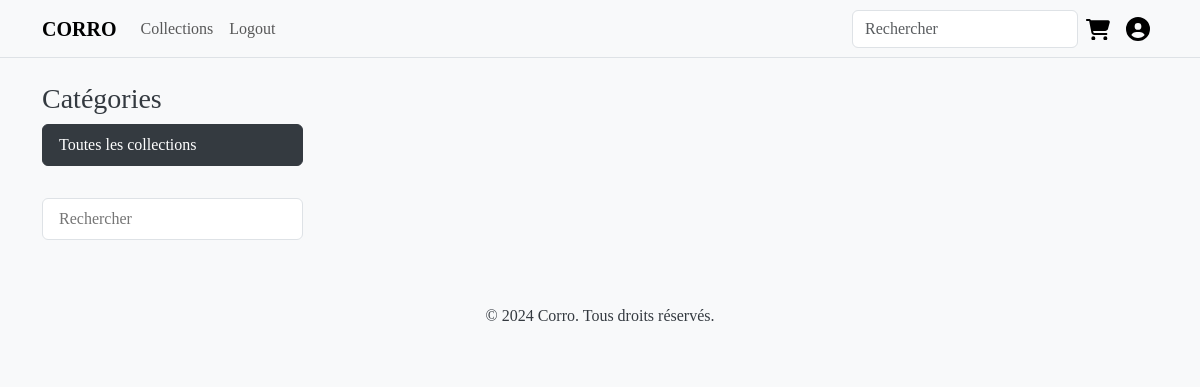
The app's page /products/, older data.
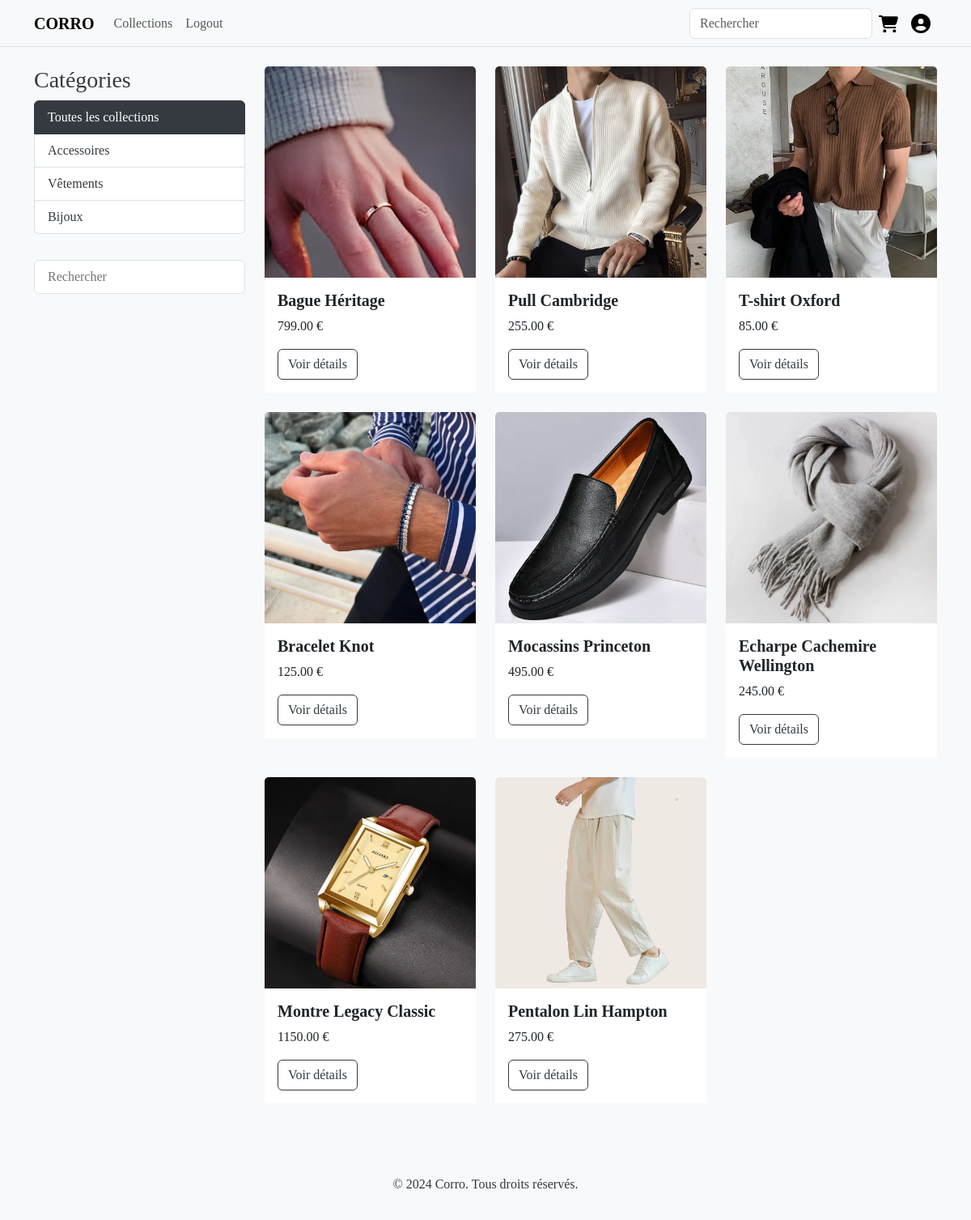
The same page, newer data.
### products/models.py (models this page shows, shortened)
class Category(models.Model):
    name = models.CharField(max_length=100)
    slug = models.SlugField(unique=True)
    class Meta:
        verbose_name_plural = 'categories'
    def get_absolute_url(self):
        return reverse('product_list_by_category', args=[self.slug])

class Product(models.Model):
    category = models.ForeignKey(Category, on_delete=models.CASCADE)
    name = models.CharField(max_length=200)
    slug = models.SlugField(unique=True)
    description = models.TextField()
    price = models.DecimalField(max_digits=10, decimal_places=2)
    image = models.ImageField(upload_to='products/')
    stock = models.IntegerField()
    available = models.BooleanField(default=True)
    created = models.DateTimeField(auto_now_add=True)
    updated = models.DateTimeField(auto_now=True)
    def get_absolute_url(self):
        return reverse('product_detail', args=[self.slug])

### products/views.py (the view)
# urls.py: path('products/', views.product_list, name='product_list'),
def product_list(request, category_slug=None):
    category = None
    categories = Category.objects.all()
    products = Product.objects.filter(available=True)
    if category_slug:
        category = get_object_or_404(Category, slug=category_slug)
        products = products.filter(category=category)
    if request.method == "GET":
        research = request.GET.get('research')
        if research is not None:
            products = products.filter(name__icontains=research)
    return render(request, 'products/product_list.html', {
        'category': category,
        'categories': categories,
        'products': products
    })

### templates/products/product_list.html (shortened to what this page needs)
{% extends 'base.html' %}
{% block content %}
<div class="row">
    <div class="col-md-3">
        <h3>Catégories</h3>
        <ul class="list-group">
            <li class="list-group-item {% if not category %}active{% endif %}">
                <a href="{% url 'product_list' %}" class="text-decoration-none {% if not category %}text-white{% endif %}">
                    Toutes les collections
                </a>
            </li>
            {% for c in categories %}
            <li class="list-group-item {% if category.slug == c.slug %}active{% endif %}">
                <a href="{{ c.get_absolute_url }}" class="text-decoration-none {% if category.slug == c.slug %}text-white{% endif %}">
                    {{ c.name }}
                </a>
            </li>
            {% endfor %}
        </ul>
        <form class="list-group" action="{% url 'product_list' %}" method="get" style="margin-top: 2rem;">
            <input class="list-group-item" type="search" name="research" id="research" placeholder="Rechercher">
        </form>
    </div>
    <div class="col-md-9">
        <div class="row">
            {% for product in products %}
            <div class="col-md-4 mb-4">
                <div class="card">
                    <img src="{{ product.image.url }}" class="card-img-top" alt="{{ product.name }}">
                    <div class="card-body">
                        <h5 class="card-title">{{ product.name }}</h5>
                        <p class="card-text">{{ product.price }} €</p>
                        <a href="{{ product.get_absolute_url }}" class="btn btn-primary">Voir détails</a>
                    </div>
                </div>
            </div>
            {% endfor %}
        </div>
    </div>
</div>
{% endblock %}

Row changes from the older to the newer data that the page shows:
added Category: name "Accessoires"
added Category: name "Vêtements"
added Category: name "Bijoux"
added Product: image (picture), name "Bague Héritage", price "799.00"
added Product: image (picture), name "Pull Cambridge", price "255.00"
added Product: image (picture), name "T-shirt Oxford", price "85.00"
added Product: image (picture), name "Bracelet Knot", price "125.00"
added Product: image (picture), name "Mocassins Princeton", price "495.00"
added Product: image (picture), name "Echarpe Cachemire Wellington", price "245.00"
added Product: image (picture), name "Montre Legacy Classic", price "1150.00"
added Product: image (picture), name "Pentalon Lin Hampton", price "275.00"
